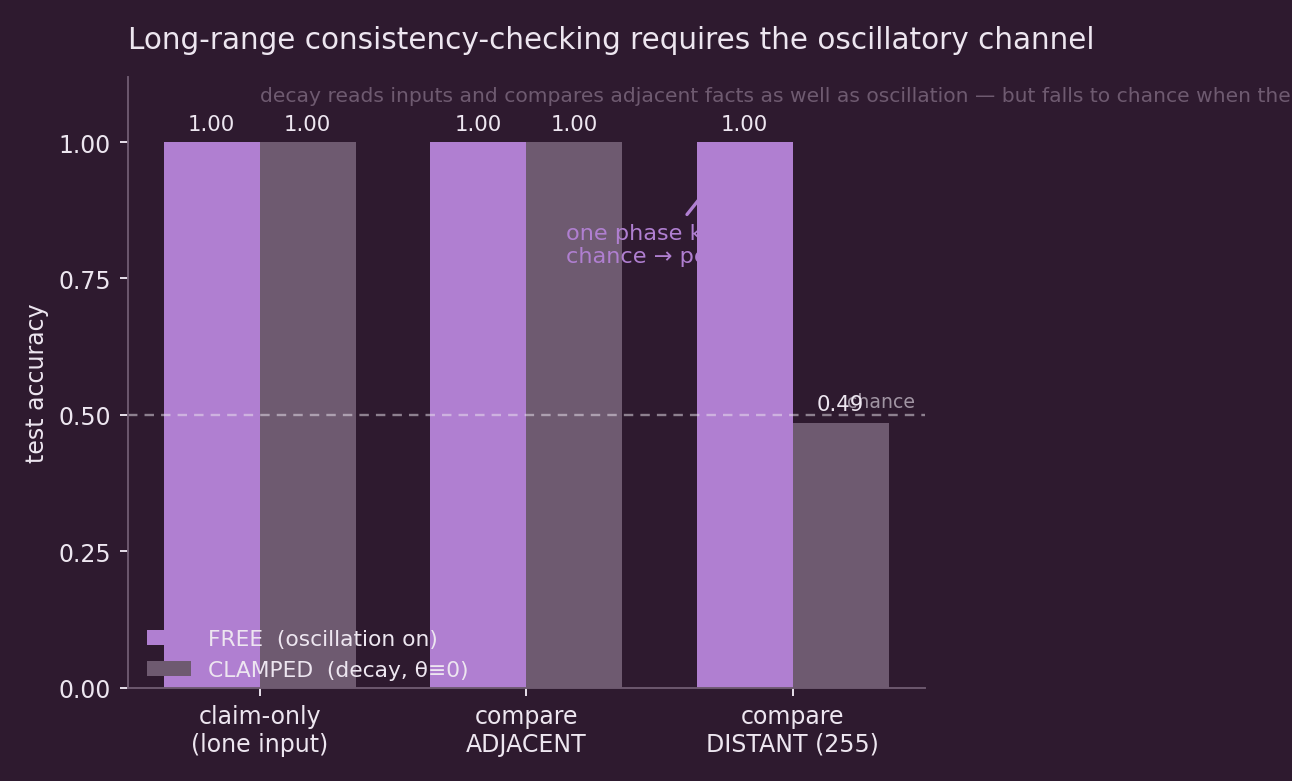

Generate this figure with Python:
# -*- coding: utf-8 -*-
"""Figure for RESULT_consistency_oscillation: decay reads inputs and compares ADJACENT facts as well
as oscillation, but collapses to chance the moment the fact to stay consistent with is DISTANT."""
import json
import pathlib
import matplotlib
matplotlib.use("Agg")
import matplotlib.pyplot as plt
import numpy as np

HERE = pathlib.Path(__file__).parent
r = json.load(open(HERE / "consistency_oscillation_result.json"))["result"]

conds = ["claim-only\n(lone input)", "compare\nADJACENT", "compare\nDISTANT (255)"]
free = [r["claimonly_free"], r["cmp_adj_free"], r["cmp_long_free"]]
clamp = [r["claimonly_clamped"], r["cmp_adj_clamped"], r["cmp_long_clamped"]]

AUB, LIL, INK, MUT = "#2E1A2F", "#B07FD1", "#EDE6F0", "#6E5A70"
plt.rcParams.update({"font.family": "DejaVu Sans", "figure.facecolor": AUB, "axes.facecolor": AUB})
fig, ax = plt.subplots(figsize=(7.6, 4.6))
x = np.arange(3); w = 0.36
b1 = ax.bar(x - w / 2, free, w, label="FREE  (oscillation on)", color=LIL, edgecolor="none")
b2 = ax.bar(x + w / 2, clamp, w, label="CLAMPED  (decay, θ≡0)", color=MUT, edgecolor="none")
ax.axhline(0.5, ls=(0, (4, 3)), lw=1, color=INK, alpha=0.5)
ax.text(2.46, 0.515, "chance", color=INK, alpha=0.6, fontsize=8, ha="right")

for bars in (b1, b2):
    for bar in bars:
        h = bar.get_height()
        ax.text(bar.get_x() + bar.get_width() / 2, h + 0.015, f"{h:.2f}", ha="center",
                va="bottom", color=INK, fontsize=9)

ax.annotate("one phase knob:\nchance → perfect", xy=(2 - w / 2, 1.0), xytext=(1.15, 0.78),
            color=LIL, fontsize=9.5, ha="left",
            arrowprops=dict(arrowstyle="->", color=LIL, lw=1.4))
ax.set_xticks(x); ax.set_xticklabels(conds, color=INK, fontsize=10)
ax.set_ylim(0, 1.12); ax.set_yticks([0, 0.25, 0.5, 0.75, 1.0])
ax.tick_params(colors=INK)
for s in ("top", "right"):
    ax.spines[s].set_visible(False)
for s in ("left", "bottom"):
    ax.spines[s].set_color(MUT)
ax.set_ylabel("test accuracy", color=INK, fontsize=10)
ax.set_title("Long-range consistency-checking requires the oscillatory channel",
             color=INK, fontsize=12.5, pad=12, loc="left")
ax.text(0, 1.075, "decay reads inputs and compares adjacent facts as well as oscillation — "
        "but falls to chance when the fact is distant", color=MUT, fontsize=8.6,
        transform=ax.transData)
leg = ax.legend(loc="lower left", frameon=False, fontsize=9.2, labelcolor=INK, ncol=1,
                bbox_to_anchor=(0.0, -0.02))
plt.tight_layout()
out = HERE / "fig_consistency_oscillation.png"
plt.savefig(out, dpi=170, facecolor=AUB)
print("wrote", out.name)
